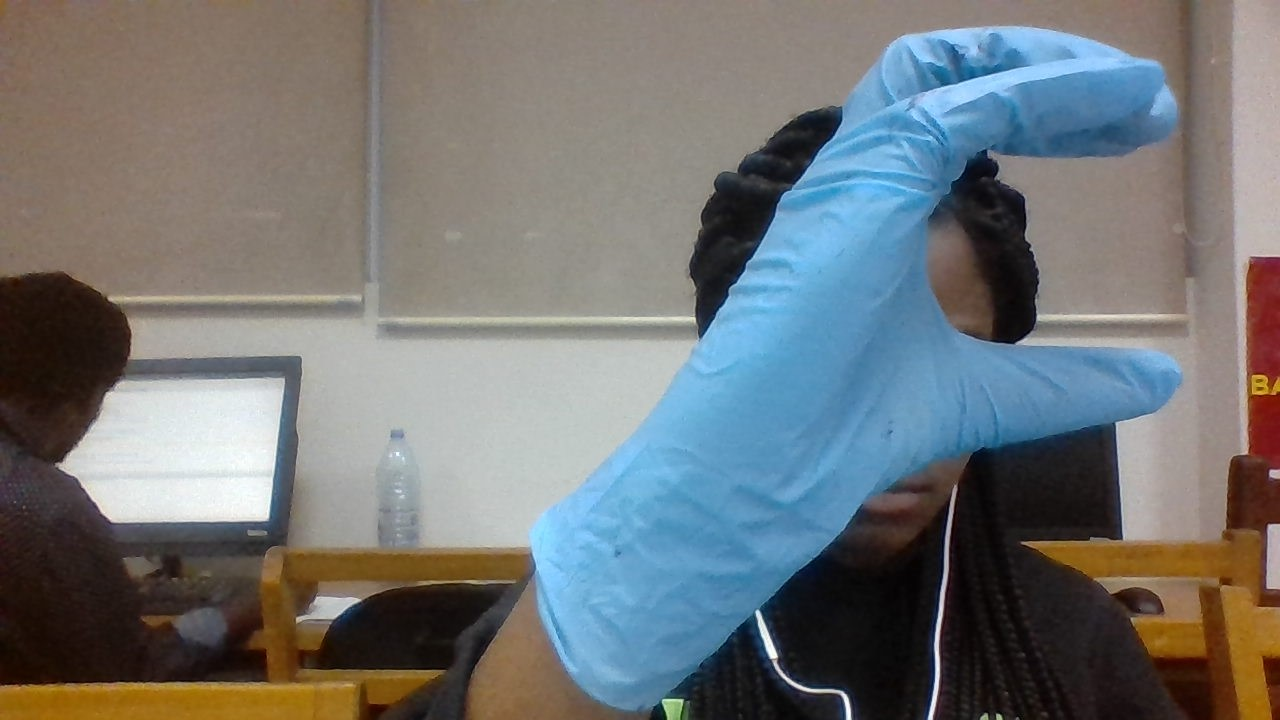
#> input picture 1_3.jpg, 1280 x 720 px, given in place of the camera
$ python signLangInVid.py   (older library calls are emulated)
#> lines starting #> are read from the running program, lines starting #| are printed output that depends on the picture; after the words box and inside, x2 and y2 are one past the last pixel; in counts of white or black regions, pixels touching at a corner belong together
import cv2
import numpy as np
import math
import matplotlib.pyplot as plt

def contourCount(myDict):
    for key in myDict:
       if myDict[key] == max(myDict.values()):
           return key

#This is the color of the glove I want to find. Set for blue
def colToFind():
    lower_blue = np.array([70,70,100])
    upper_blue = np.array([180,180,250])
    return lower_blue, upper_blue


def main():

    cap = cv2.VideoCapture(0)
    while True:
        ret, frame = cap.read()
#> frame is the input picture: shape (720, 1280, 3); mean B, G, R 117.1, 116.6, 113.6

        #blur = cv2.fastNlMeansDenoisingColored(frame,None,10,10,7,21)
        hsv = cv2.cvtColor(frame, cv2.COLOR_BGR2HSV)
#> hsv: shape (720, 1280, 3); mean H, S, V 52.2, 75.4, 134.6

        #The color of my glove
        lower_col,upper_col = colToFind()


        #Makes everything except anything that is the same color
        #as my glove black
        mask = cv2.inRange(hsv, lower_col, upper_col)
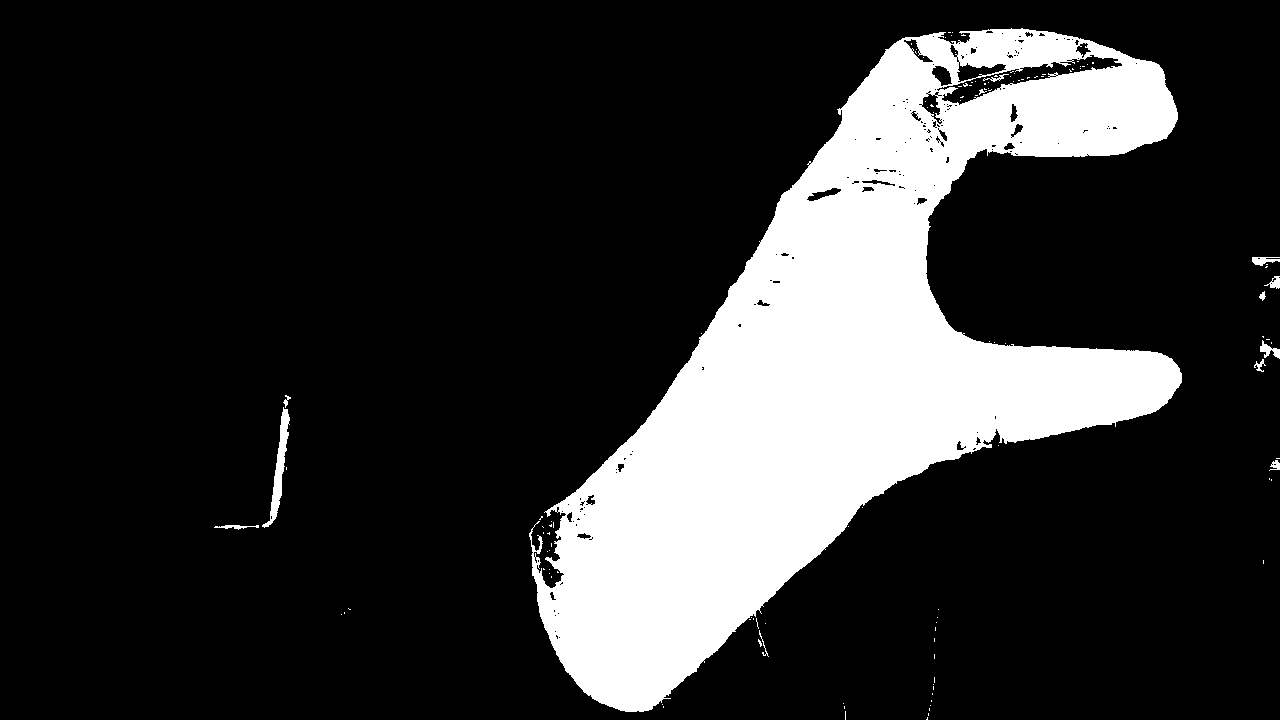
#> mask: shape (720, 1280); 19.2% white; 120 white regions (107 under 20 px), largest, box (x1, y1, x2, y2) and area: (529, 28, 1182, 712) 175206, (262, 407, 290, 528) 915, (1260, 340, 1280, 359) 167
        res = cv2.bitwise_and(frame,frame, mask= mask)

        kernel = np.ones((5,5), np.uint8)

        #This is to reduce the noise in the background
        erosion = cv2.erode(mask, kernel, iterations = 1)
#> erosion: shape (720, 1280); 17.5% white; 16 white regions (11 under 20 px), largest, box (x1, y1, x2, y2) and area: (534, 42, 1180, 710) 157850, (957, 31, 1079, 69) 2594, (918, 37, 957, 83) 685, (272, 411, 287, 515) 334, (1274, 280, 1280, 286) 20
        dilation = cv2.dilate(mask, kernel, iterations = 1)
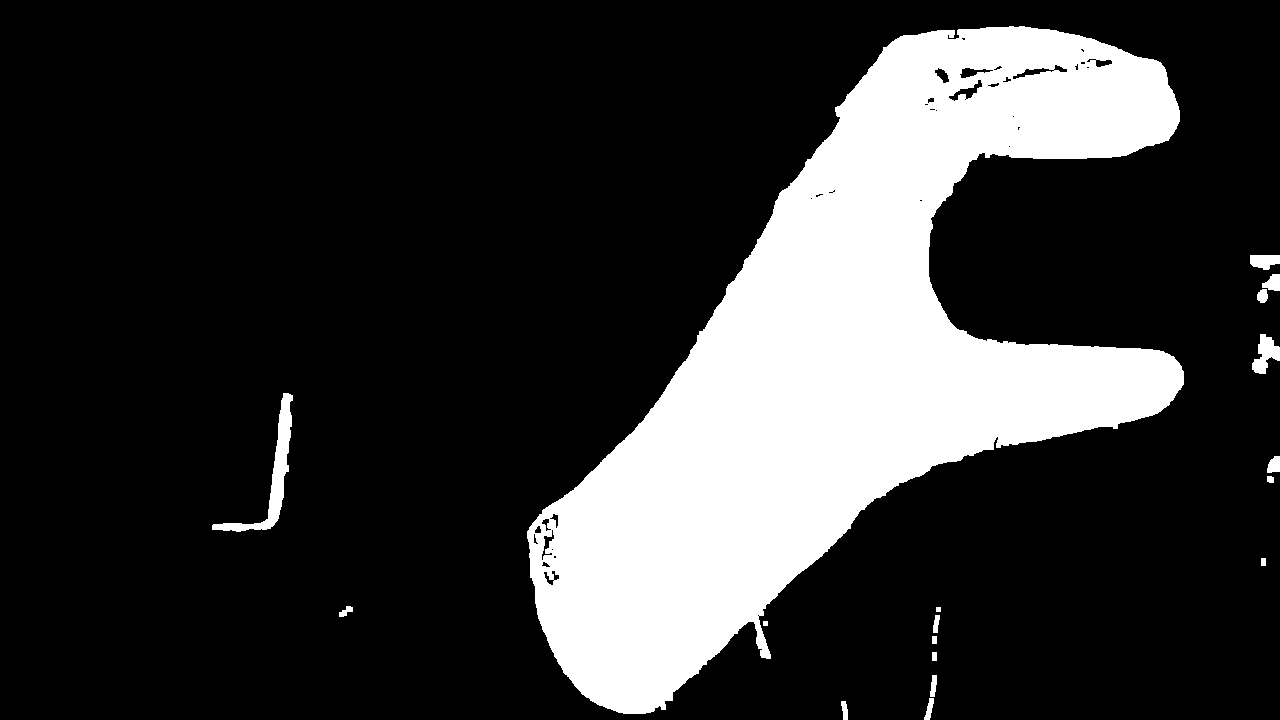
#> dilation: shape (720, 1280); 20.8% white; 18 white regions


        #I want to find the extreme contours of my hand.
        image,contours, hierachy = cv2.findContours(dilation,cv2.RETR_EXTERNAL,cv2.CHAIN_APPROX_SIMPLE)
#> contours = 18 contours, 2 with area under 20; largest, box (x1, y1, x2, y2) and area: (527, 26, 1184, 714) 187786, (212, 393, 293, 532) 1828, (1252, 334, 1280, 374) 551, (1250, 255, 1280, 270) 314, (1262, 274, 1280, 291) 187
        cList={}
        for i in range(len(contours)):
            cList[i]=len(contours[i])
#> this loop made 18 passes
#> after the loop, cList = 18 items

        try:
            cnt = contours[contourCount(cList)]
#> the loop in contourCount, `for key in myDict:` made 18 passes
#> cnt = contour of 1175 points, box (x1, y1, x2, y2) (527, 26, 1184, 714), area 187786
            hull = cv2.convexHull(cnt, returnPoints = False)
#> hull = 52 values, max 1170 at index 0, min 0 at index 51, mean 612.2

            #defects returns an array with start,end,farthest point,distanceToFarthest point
            #use cosine rule to find anfle for all defects
            defects = cv2.convexityDefects(cnt,hull)
#> defects = 46 rows, first 6: [1170, 0, 1172, 256], [0, 2, 1, 245], [2, 25, 14, 2581], [25, 35, 34, 521], [35, 37, 36, 162], [37, 41, 38, 176]
            countDefects =0
            for i in range(defects.shape[0]):
                s,e,f,d = defects[i,0]
                start = tuple(cnt[s][0])
                end = tuple(cnt[e][0])
                far = tuple(cnt[f][0])
                cv2.line(frame,start,end,[0,255,0],2)
                cv2.circle(frame,far,5,[0,0,255],-1)

                #Got this idea from Hand Gesture Recognition Using Webcam (Published Paper)
                #length of triangle sides
                a = math.sqrt((end[0] - start[0])**2 + (end[1] - start[1])**2)
                b = math.sqrt((far[0] - start[0])**2 + (far[1] - start[1])**2)
                c = math.sqrt((end[0] - far[0])**2 + (end[1] - far[1])**2)

                # cosine rule to get angle. This helps me determine
                # how many fingers are being held up
                angle = math.acos((b**2 + c**2 - a**2)/(2*b*c)) * 57

                if angle<=90:
                    countDefects +=1
#> this loop made 46 passes
#> (s, e, f, d, start, end, far, a) on passes 1 to 11: (1170, 0, 1172, 256, (1024, 26), (1009, 26), (1018, 27), 15), (0, 2, 1, 245, (1009, 26), (986, 27), (1008, 27), 23.02), (2, 25, 14, 2581, (986, 27), (937, 30), (955, 39), 49.09), (25, 35, 34, 521, (937, 30), (903, 35), (917, 35), 34.37), (35, 37, 36, 162, (903, 35), (900, 36), (902, 36), 3.16), (37, 41, 38, 176, (900, 36), (895, 39), (898, 38), 5.83), (41, 45, 44, 426, (895, 39), (883, 47), (886, 47), 14.42), (45, 81, 62, 960, (883, 47), (835, 107), (867, 73), 76.84), (81, 355, 275, 7623, (835, 107), (529, 527), (654, 406), 519.6), (355, 357, 356, 229, (529, 527), (527, 531), (529, 529), 4.47), (358, 368, 363, 550, (527, 538), (530, 577), (530, 549), 39.12)
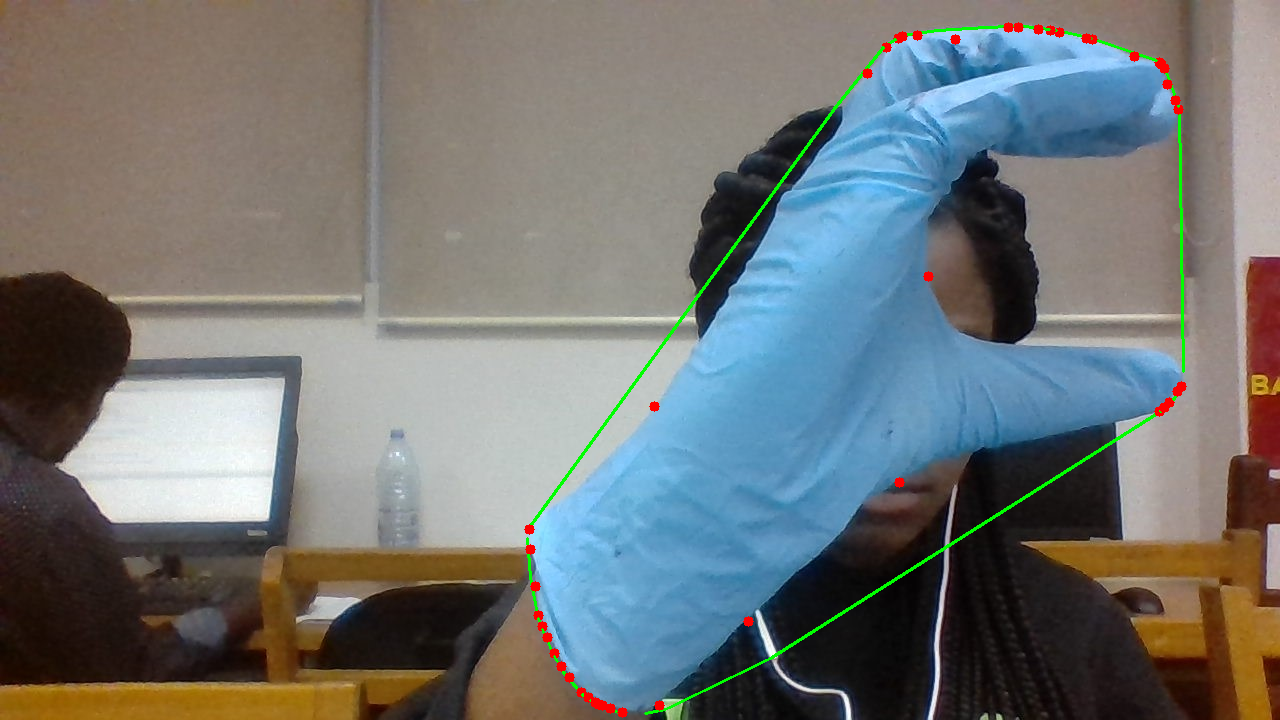
#> frame: shape (720, 1280, 3); 0.96% of pixels changed, all inside (x1, y1, x2, y2) = (524, 22, 1187, 718)
#> after the loop, countDefects = 2

            #Based on the number of fingers I can identify which signs the user
                    #is doing. I then print out on the frame
            if countDefects ==1:
                cv2.putText(frame,"This is: C",(40,40),cv2.FONT_HERSHEY_SIMPLEX, 2, 2)
            elif countDefects == 2:
                cv2.putText(frame, "This is: I Love you", (40,40), cv2.FONT_HERSHEY_SIMPLEX, 2, 2)
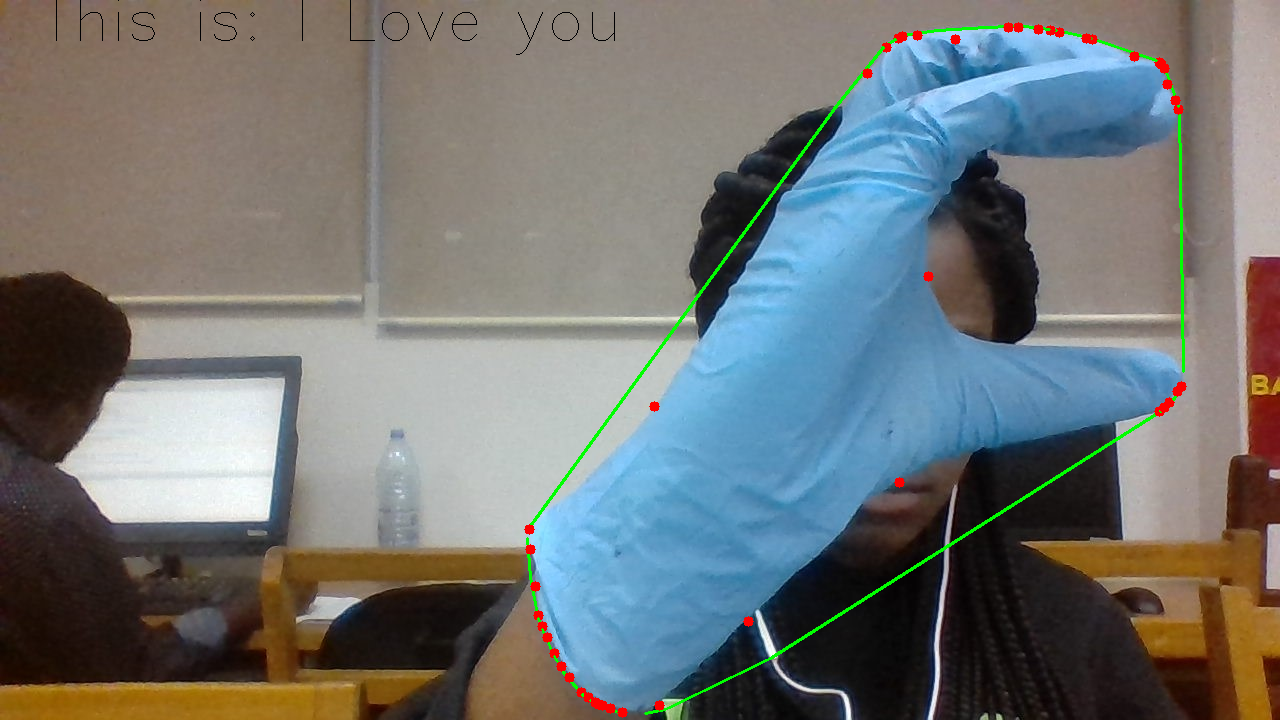
#> frame: shape (720, 1280, 3); 0.1% of pixels changed, all inside (x1, y1, x2, y2) = (56, 0, 615, 55)
            elif countDefects == 3:
                cv2.putText(frame,"This is: B", (40,40), cv2.FONT_HERSHEY_SIMPLEX, 2, 2)
            elif countDefects == 4:
                cv2.putText(frame,"This is: Five", (40,40), cv2.FONT_HERSHEY_SIMPLEX, 2, 2)
            else:
                cv2.putText(frame,"This is: D", (40,40),cv2.FONT_HERSHEY_SIMPLEX, 2, 2)

        except:
            pass

        #Displays the normal frame
        cv2.imshow('frame',frame)

        #displays the frame with mask applied
        cv2.imshow('res',res)

        k = cv2.waitKey(5) & 0xFF
#> (key Esc is pressed here)
        if k == 27:
             break

    cv2.destroyAllWindows()
    cap.release()

main()
